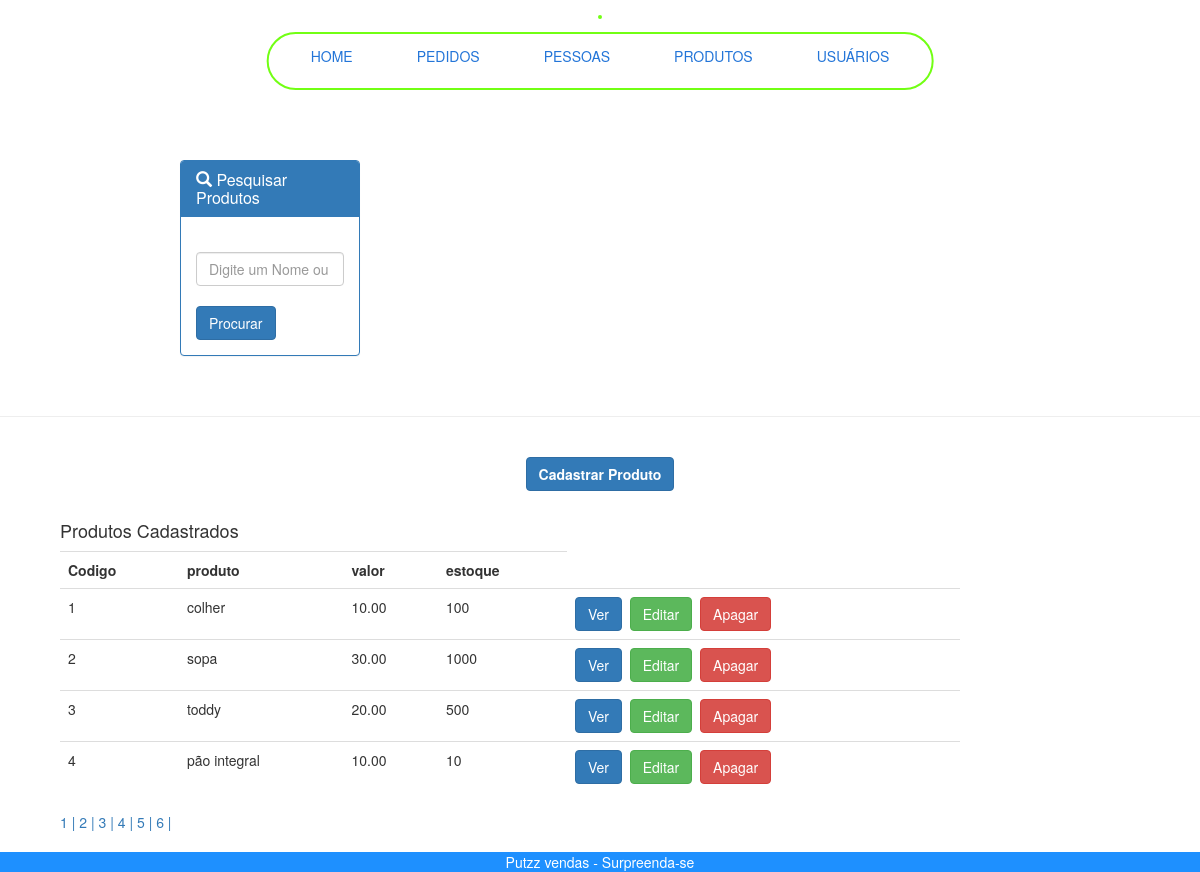
Page /produtos.php (signed in) on the committed database.
### tables this page shows
CREATE TABLE `produtos` (
  `idprodutos` int(11) NOT NULL,
  `descricao` varchar(255) NOT NULL,
  `estoque` int(11) NOT NULL,
  `valor` decimal(10,2) DEFAULT NULL,
  `status_produto` tinytext DEFAULT NULL
);

### produtos.php (the view, shortened to what this page needs)
<!DOCTYPE HTML>
<html>
    <head>
            <link rel="stylesheet" href="css/nav2.css">
        <link rel="stylesheet" href="https://maxcdn.bootstrapcdn.com/bootstrap/3.3.7/css/bootstrap.min.css"/>
    </head>
    <body>
        <nav>
            <?php
                include("menu.php");
            ?>
        </nav>
        <section>
        <br/><br/>
        <div style="width: 50%; padding-left:15%; padding-right:20%; padding-top:10%;">
        <div class="panel panel-primary">
            <div class="panel-heading"><h3 class="panel-title"><span class="glyphicon glyphicon-search" aria-hidden="true"></span>&nbsp;Pesquisar Produtos</h3></div>
                <div class="panel-body">
                    <form name="procura" id="procura" action="procura.php" method="post">
                    <input type="text" name="procura" placeholder="Digite um Nome ou o codigo" maxlength="30" autofocus required="required" class="form-control" />
                    <br/>
                    <input type="submit" value="Procurar" class="btn btn-primary" />
                    </form>
                </div>
        </div>
        </div>
        <br/>
        <hr/>
        <br/>
            <center><a href="cadproduto.php"><button class="btn btn-primary"><b>Cadastrar Produto</b></button></a></center>
        <br/>
        <div style="width: 85%; padding-left:5%; padding-right:5%;">
        <?php
                include("conecta.php");
                $pagina = (isset($_GET['pagina']))? $_GET['pagina'] : 1;
                $sql = mysqli_query($conn, "SELECT * FROM produtos") or die (mysqli_error($conn));
                $total = mysqli_num_rows($sql);
                $registros = 4;
                $numpaginas = ceil($total / $registros);
                $inicio = ($registros * $pagina) - $registros;
                $cmd = mysqli_query($conn, "SELECT * FROM produtos LIMIT $inicio,$registros");
                echo "<h4>Produtos Cadastrados</h4>";
                echo "<table class='table table-hover'>";
                echo "<tr>";
                echo "<th>Codigo</th>";
                echo "<th>produto</th>";
                echo "<th>valor</th>";
                echo "<th>estoque</th>";
                echo "</tr>";
                while($produtos= mysqli_fetch_array($cmd)){
                echo "<tr>";
                $id = $produtos['idprodutos'];
                echo "<td>".$produtos['idprodutos']."</td>";
                echo "<td>".$produtos['descricao']."</td>";
                echo "<td>".$produtos['valor']."</td>";
                echo "<td>".$produtos['estoque']."</td>";
                    echo "<td><a href='verpessoa.php?id=$id'><button type='submit' class='btn btn-primary'>Ver</button></a>&nbsp;&nbsp;<a href='editarpessoa.php?id=$id'><button type='submit' class='btn btn-success'>Editar</button></a>&nbsp;&nbsp;<a href='apagapessoa.php?id=$id'><button type='submit' class='btn btn-danger'>Apagar</button></a></td>";
                echo "</tr>";
                }
                echo "</table>";
                    for($i = 1; $i <  $numpaginas + 1; $i++){
                    echo "<a href='produtos.php?pagina=$i'>".$i." | </a>";
                }
            ?>
        </div>
        </section>
        <footer>
        <div style="position: fixed; left: 0; bottom: 0; width: 100%; background-color: DodgerBlue; color: white; text-align: center;">Putzz vendas - Surpreenda-se</div>
        </footer>
    </body>
</html>

### css/nav2.css (style rules this page uses)
body { background: #F9F8FD; font-family: 'Lexend Exa', sans-serif; }
nav { position: absolute; top: 15px; left: 50%; transform: translateX(-50%); display: inline-block; border: 2px solid #72ff14; border-radius: 30px; animation: slide-in 1s ease-out; }

### rows in the picture
produtos: idprodutos "1", descricao "colher", valor "10.00", estoque "100"
produtos: idprodutos "2", descricao "sopa", valor "30.00", estoque "1000"
produtos: idprodutos "3", descricao "toddy", valor "20.00", estoque "500"
produtos: idprodutos "4", descricao "pão integral", valor "10.00", estoque "10"
